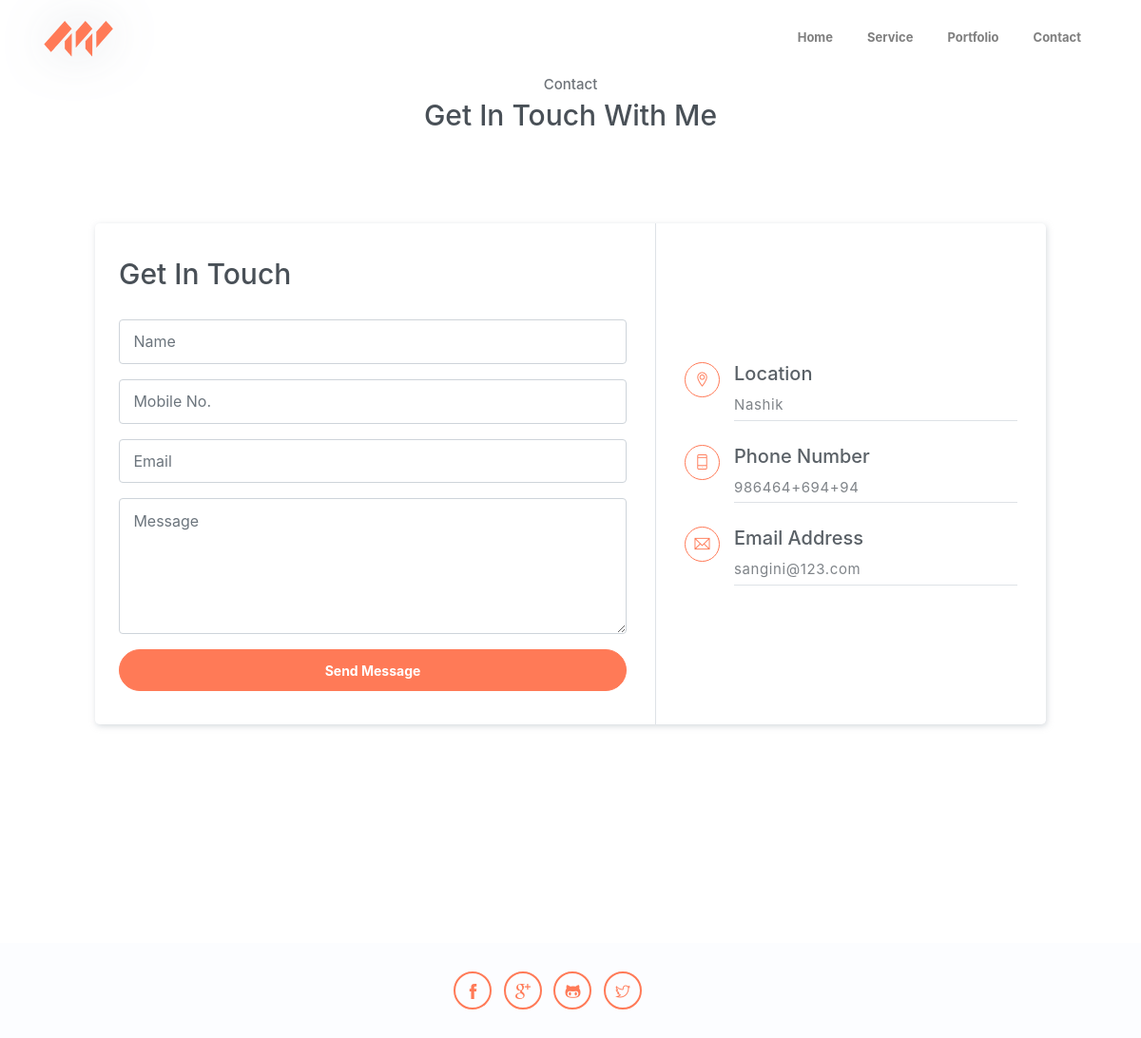
Page /contact/ on the committed database.
### main/models.py (models this page shows, shortened)
class Profile(models.Model):
    user = models.ForeignKey(User, on_delete=models.CASCADE)
    phone = models.CharField(max_length=13, null=True, blank=True)
    address = models.CharField(max_length=1000, null = True, blank=True)
    profile_img = models.CharField(max_length=1000)
    about_me = models.TextField(max_length=5000, blank=True, null=True)
    tagline = models.CharField(max_length=100, null=True, blank=True)

### main/views.py (the view, shortened to what this page needs)
# urls.py: path("contact/", views.contact, name='contact'),
def contact(request):
    maps = Maps.objects.all()
    profile = Profile.objects.all()
    context = {
        'maps': maps[0],
        'profile': profile[0]
    }
    return render(request, 'main/contact.html', context)

### main/templates/main/contact.html (shortened to what this page needs)
{% extends 'main/base.html' %} {% block content %}
<section id="contact" class="position-relative section">
    <div class="container text-center">
        <h6 class="subtitle">Contact</h6>
        <h6 class="section-title mb-4">Get In Touch With Me</h6>
        <br>
        <br>
        <br>
        <div class="contact text-left">
            <div class="form">
                <h6 class="section-title mb-4">Get In Touch</h6>
                <form method="post">
                    <div class="form-group">
                        <input type="text" class="form-control" id="name" aria-describedby="emailHelp" placeholder="Name" name="name" required>
                    </div>
                    <div class="form-group">
                        <input type="text" class="form-control" id="phone" aria-describedby="emailHelp" placeholder="Mobile No." name="phone" required>
                    </div>
                    <div class="form-group">
                        <input type="email" class="form-control" id="email" name="email" aria-describedby="emailHelp" placeholder="Email" required>
                    </div>
                    <div class="form-group">
                        <textarea id="message" name="message" cols="30" rows="5" class="form-control" placeholder="Message"></textarea>
                    </div>
                    <button type="submit" class="btn btn-primary btn-block rounded w-lg">Send Message</button>
                </form>
            </div>
            <div class="contact-infos">
                <div class="item">
                    <i class="ti-location-pin"></i>
                    <div class="">
                        <h5>Location</h5>
                        <p>{{profile.address}}</p>
                    </div>
                </div>
                <div class="item">
                    <i class="ti-mobile"></i>
                    <div>
                        <h5>Phone Number</h5>
                        <p>{{profile.phone}}</p>
                    </div>
                </div>
                <div class="item">
                    <i class="ti-email"></i>
                    <div class="mb-0">
                        <h5>Email Address</h5>
                        <p>{{profile.user.email}}</p>
                    </div>
                </div>
            </div>
        </div>
    </div>
    <div id="map">
    </div>
</section>
{% endblock %}

### rows in the picture
Profile: address "Nashik", phone "986464+694+94", user.email "sangini@123.com"
